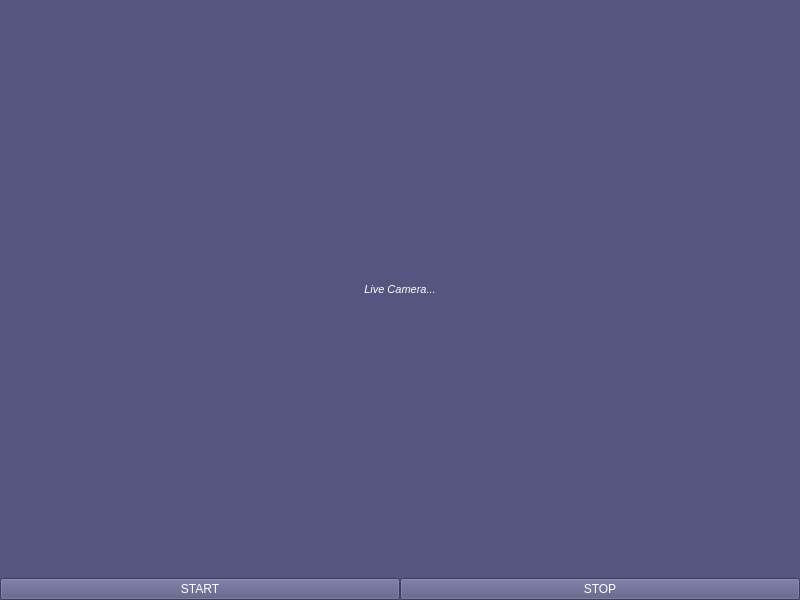
<?xml version="1.0" encoding="UTF-8"?>
<ui version="4.0">
 <class>MainWindow</class>
 <widget class="QMainWindow" name="MainWindow">
  <property name="geometry">
   <rect>
    <x>0</x>
    <y>0</y>
    <width>800</width>
    <height>600</height>
   </rect>
  </property>
  <property name="windowTitle">
   <string>MainWindow</string>
  </property>
  <property name="styleSheet">
   <string notr="true">background-color: rgb(85, 85, 127);</string>
  </property>
  <widget class="QWidget" name="centralwidget">
   <layout class="QGridLayout" name="gridLayout">
    <property name="leftMargin">
     <number>0</number>
    </property>
    <property name="topMargin">
     <number>0</number>
    </property>
    <property name="rightMargin">
     <number>0</number>
    </property>
    <property name="bottomMargin">
     <number>0</number>
    </property>
    <property name="spacing">
     <number>0</number>
    </property>
    <item row="1" column="0">
     <widget class="QPushButton" name="start">
      <property name="styleSheet">
       <string notr="true">color: rgb(255, 255, 255);</string>
      </property>
      <property name="text">
       <string>START</string>
      </property>
     </widget>
    </item>
    <item row="1" column="1">
     <widget class="QPushButton" name="stop">
      <property name="styleSheet">
       <string notr="true">color: rgb(255, 255, 255);</string>
      </property>
      <property name="text">
       <string>STOP</string>
      </property>
     </widget>
    </item>
    <item row="0" column="0" colspan="2">
     <widget class="QLabel" name="camera">
      <property name="font">
       <font>
        <pointsize>8</pointsize>
        <italic>true</italic>
       </font>
      </property>
      <property name="styleSheet">
       <string notr="true">color: rgb(255, 255, 255);</string>
      </property>
      <property name="text">
       <string>Live Camera...</string>
      </property>
      <property name="alignment">
       <set>Qt::AlignCenter</set>
      </property>
     </widget>
    </item>
   </layout>
  </widget>
 </widget>
 <resources/>
 <connections/>
</ui>
